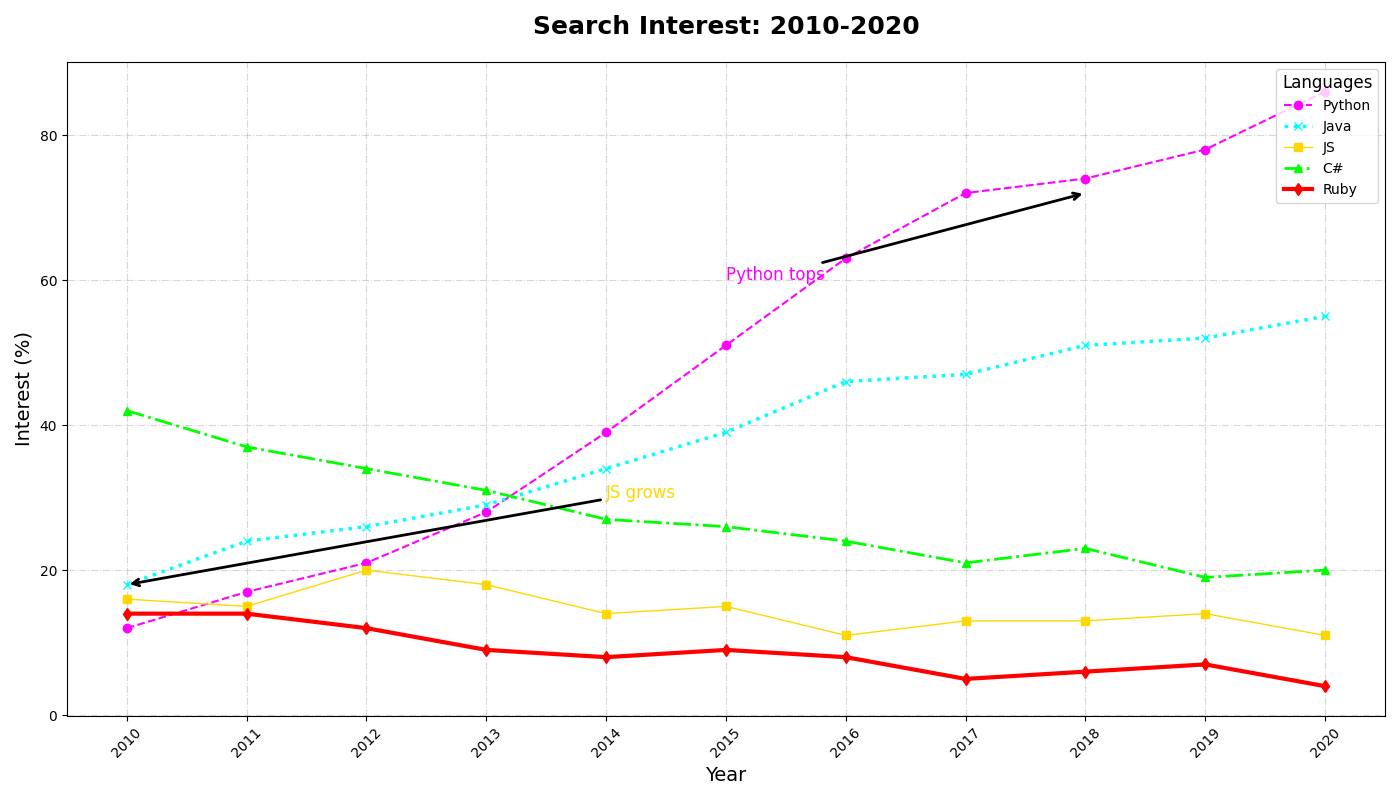

Write Python code to recreate this figure.
import matplotlib.pyplot as plt
import numpy as np

years = np.arange(2010, 2021)

# Let's shuffle the interest values to match the random stylistic change request
python_interest = [12, 17, 21, 28, 39, 51, 63, 72, 74, 78, 86]
java_interest = [18, 24, 26, 29, 34, 39, 46, 47, 51, 52, 55]
javascript_interest = [16, 15, 20, 18, 14, 15, 11, 13, 13, 14, 11]
csharp_interest = [42, 37, 34, 31, 27, 26, 24, 21, 23, 19, 20]
ruby_interest = [14, 14, 12, 9, 8, 9, 8, 5, 6, 7, 4]

fig, ax = plt.subplots(figsize=(14, 8))

# Altering marker types, colors, and line styles
ax.plot(years, python_interest, marker='o', linestyle='--', color='magenta', linewidth=1.5, label='Python')
ax.plot(years, java_interest, marker='x', linestyle=':', color='cyan', linewidth=2.5, label='Java')
ax.plot(years, javascript_interest, marker='s', linestyle='-', color='gold', linewidth=1, label='JS')
ax.plot(years, csharp_interest, marker='^', linestyle='-.', color='lime', linewidth=2, label='C#')
ax.plot(years, ruby_interest, marker='d', linestyle='-', color='red', linewidth=3, label='Ruby')

ax.set_title('Search Interest: 2010-2020', fontsize=18, weight='bold', pad=20)
ax.set_xlabel('Year', fontsize=14)
ax.set_ylabel('Interest (%)', fontsize=14)

# Change legend properties
ax.legend(loc='upper right', fontsize=10, title='Languages', title_fontsize=12)

# Modify grid style
ax.grid(True, linestyle='-.', alpha=0.5)

# Change annotation properties
ax.annotate('Python tops', xy=(2018, 72), xytext=(2015, 60),
            arrowprops=dict(facecolor='grey', arrowstyle='->', lw=2), fontsize=12, color='magenta')
ax.annotate('JS grows', xy=(2010, 18), xytext=(2014, 30),
            arrowprops=dict(facecolor='grey', arrowstyle='->', lw=2), fontsize=12, color='gold')

plt.xticks(years, rotation=45)
plt.tight_layout()
plt.show()
